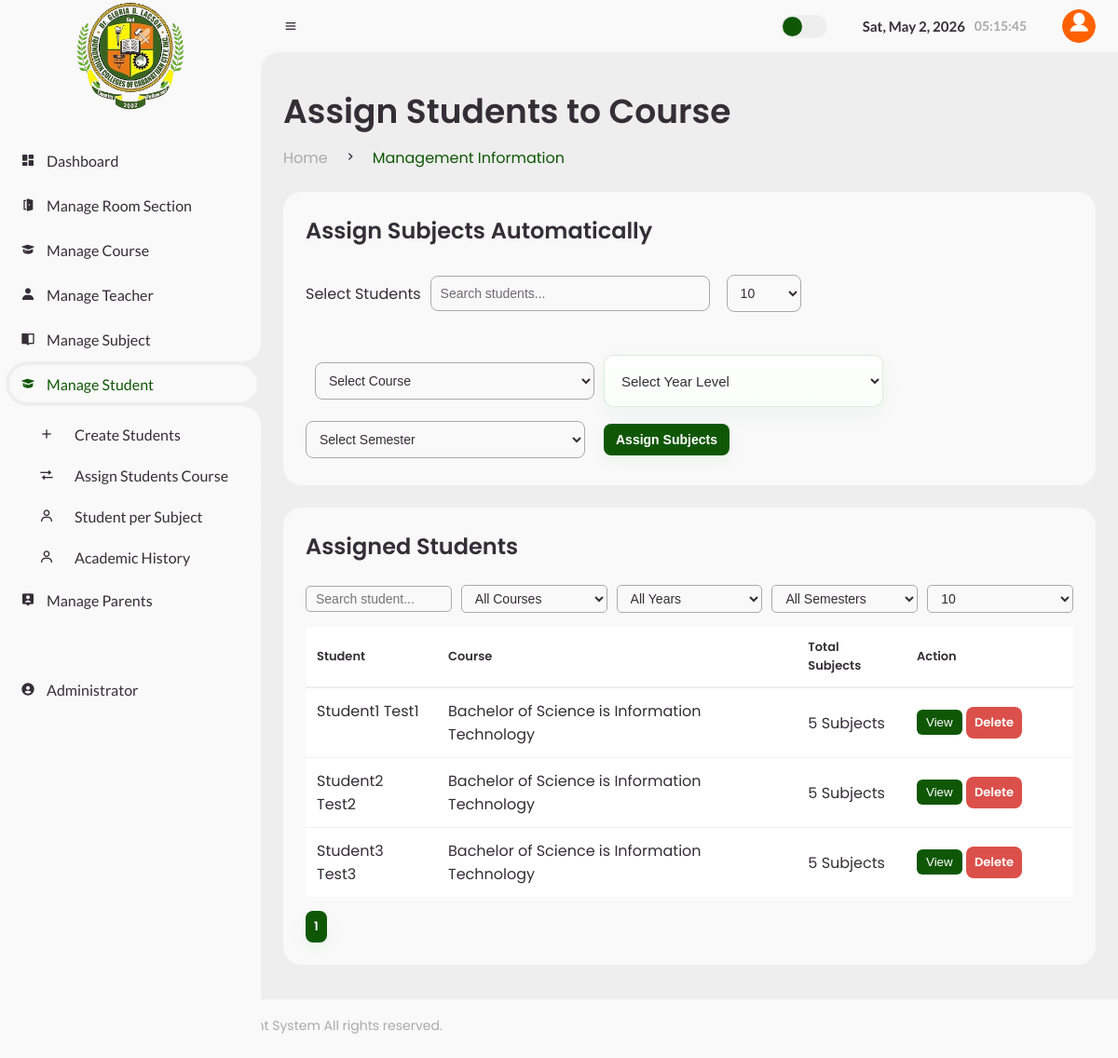
Page /Admin/assign_students_course.php (signed in) on the committed database.
### tables this page shows
CREATE TABLE `students` (
  `student_id` int(11) NOT NULL,
  `user_id` int(11) NOT NULL,
  `course_id` int(11) NOT NULL,
  `year_level` varchar(50) DEFAULT NULL,
  `section` varchar(50) DEFAULT NULL,
  `parent_id` int(11) DEFAULT NULL
);

### Admin/assign_students_course.php (the view, shortened to what this page needs)
<?php
include 'header.php';
$search    = $_GET['search'] ?? '';
$where = "WHERE 1";
$limit = intval($_GET['limit'] ?? 10);
$page  = intval($_GET['page'] ?? 1);
$offset = ($page-1)*$limit;
$totalRes = mysqli_query($conn,"
    SELECT COUNT(DISTINCT s.student_id) AS total
    FROM student_subjects ss
    INNER JOIN students s ON ss.student_id=s.student_id
    INNER JOIN users u ON s.user_id=u.user_id
    INNER JOIN subjects sub ON ss.subject_id=sub.subject_id
    INNER JOIN courses c ON sub.course_id=c.course_id
    $where
");
$totalRow = mysqli_fetch_assoc($totalRes);
$totalRecords = $totalRow['total'];
$totalPages = ceil($totalRecords / $limit);
$assigned = mysqli_query($conn,"
    SELECT s.student_id,
           CONCAT(u.first_name,' ',u.last_name) as student_name,
           c.course_name,
           GROUP_CONCAT(sub.subject_name SEPARATOR ', ') as subjects_list,
           COUNT(ss.subject_id) as total_subjects
    FROM student_subjects ss
    INNER JOIN students s ON ss.student_id=s.student_id
    INNER JOIN users u ON s.user_id=u.user_id
    INNER JOIN subjects sub ON ss.subject_id=sub.subject_id
    INNER JOIN courses c ON sub.course_id=c.course_id
    $where
    GROUP BY s.student_id
    ORDER BY u.first_name ASC
    LIMIT $offset, $limit
");
?>
<main>
<div class="head-title">
    <div class="left">
        <h1>Assign Students to Course</h1>
   <ul class="breadcrumb">
                <li><a href="#">Home</a></li>
                <li><i class='bx bx-chevron-right'></i></li>
                <li><a class="active">Management Information</a></li>
            </ul>
        </div>
    </div>
<div class="table-data">
<div class="order">
<div class="head"><h3>Assign Subjects Automatically</h3></div>
<form method="POST" class="form-class">
<label>Select Students</label>
<input type="text" id="studentSearch" class="search-input" placeholder="Search students...">
<div id="studentControls" style="margin-top:6px;margin-bottom:6px;display:flex;gap:8px;align-items:center;">
    <select id="studentLimit" class="search-input" style="width:80px;">
        <option value="10" selected>10</option>
    </select>
</div>
<div id="studentSearchResults" class="border p-3" style="max-height:220px; overflow-y:auto;"></div>
<br>
<select name="course_id" class="search-input" required>
    <option value="">Select Course</option>
</select>
<select name="year" class="search-input" required>
    <option value="">Select Year Level</option>
</select>
<select name="semester" class="search-input" required>
    <option value="">Select Semester</option>
</select>
<br><br>
<button name="assign" class="btn primary">Assign Subjects</button>
</form>
</div>
</div>
<div class="table-data">
<div class="order">
<div class="head flex-between"><h3>Assigned Students</h3></div>
<div class="row-controls" style="margin-bottom:10px;">
    <input type="search" id="assignedSearch" class="search-input" placeholder="Search student..." value="<?= htmlspecialchars($search) ?>">
    <select id="assignedCourseFilter" class="search-input">
        <option value="">All Courses</option>
    </select>
    <select id="assignedYearFilter" class="search-input">
        <option value="">All Years</option>
    </select>
    <select id="assignedSemFilter" class="search-input">
        <option value="">All Semesters</option>
    </select>
    <select id="assignedLimit" class="search-input">
        <?php foreach([5,10,25,50] as $l){ $sel=$limit==$l?'selected':''; ?>
        <option value="<?= $l ?>" <?= $sel ?>><?= $l ?></option>
        <?php } ?>
    </select>
</div>
<table>
<thead>
<tr>
<th>Student</th>
<th>Course</th>
<th>Total Subjects</th>
<th>Action</th>
</tr>
</thead>
<tbody>
<?php if(mysqli_num_rows($assigned)>0){
while($row=mysqli_fetch_assoc($assigned)){ ?>
<tr>
<td><?= $row['student_name'] ?></td>
<td><?= $row['course_name'] ?></td>
<td><?= $row['total_subjects'] ?> Subjects</td>
<td>
    <?php if($row['subjects_list']){ ?>
        <button type="button" class="view-btn" data-subjects='<?= json_encode(explode(", ",$row['subjects_list'])) ?>'>View</button>
        <a href="?remove=<?= $row['student_id'] ?>" onclick="return confirm('Are you sure you want to remove all assigned subjects for <?= htmlspecialchars($row['student_name']) ?>?');" class="btn danger small">Delete</a>
    <?php } else { echo '—'; } ?>
</td>
</tr>
<?php }} else { ?>
<tr><td colspan="4">No assigned students found</td></tr>
<?php } ?>
</tbody>
</table>
<div class="mt-15">
<?php for($i=1;$i<=$totalPages;$i++){ $params=$_GET; $params['page']=$i; ?>
    <a href="?<?= http_build_query($params) ?>" class="btn small <?= $i==$page?'primary':'' ?>"><?= $i ?></a>
<?php } ?>
</div>
</div>
</div>
</main>
<?php include 'stms_footer.php'; ?>

### rows in the picture
students: student_name "Student1 Test1", course_name "Bachelor of Science is Information Technology", total_subjects "5"
students: student_name "Student2 Test2", course_name "Bachelor of Science is Information Technology", total_subjects "5"
students: student_name "Student3 Test3", course_name "Bachelor of Science is Information Technology", total_subjects "5"

### other values in the picture
form field value "10"
